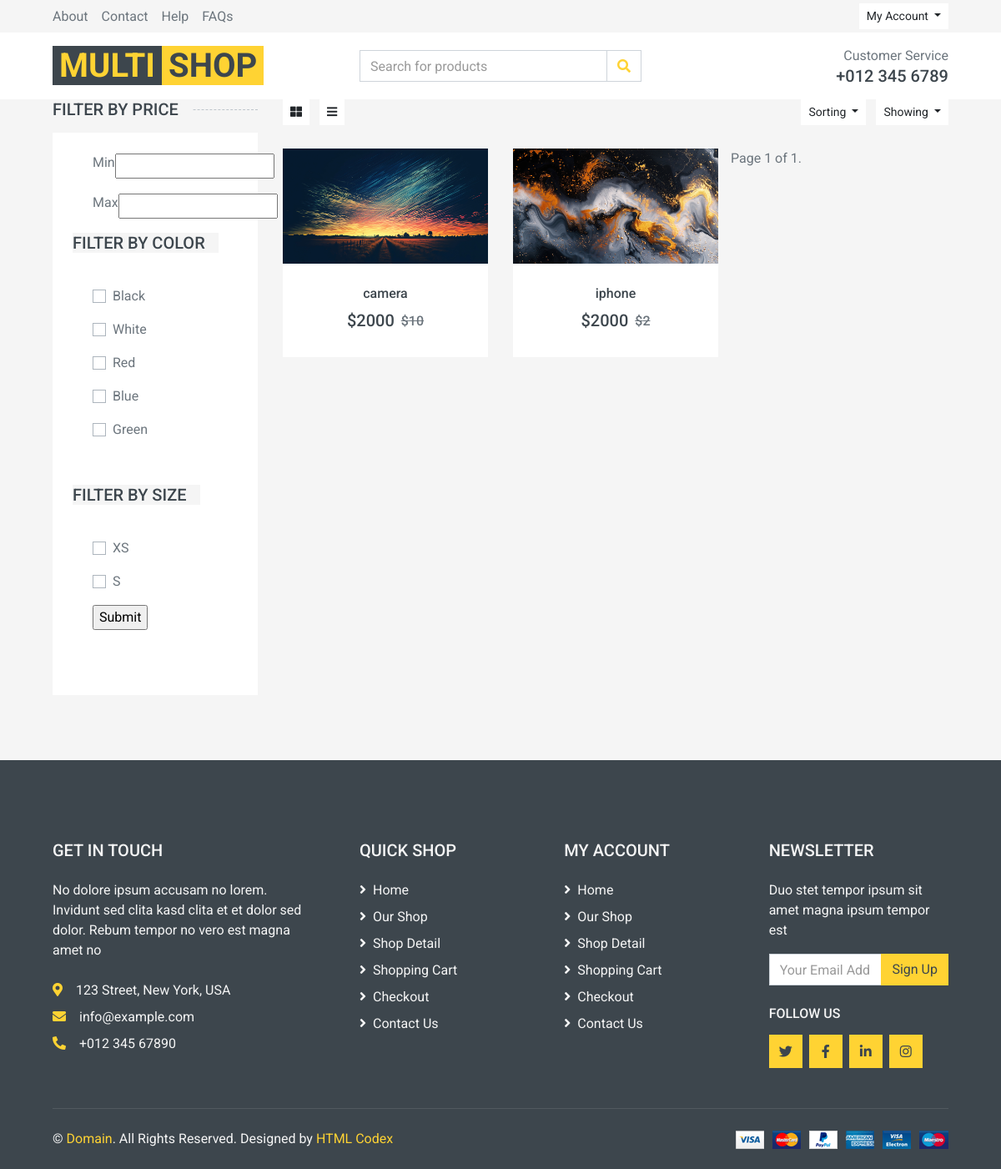
The page /product/all on the database as committed earlier.
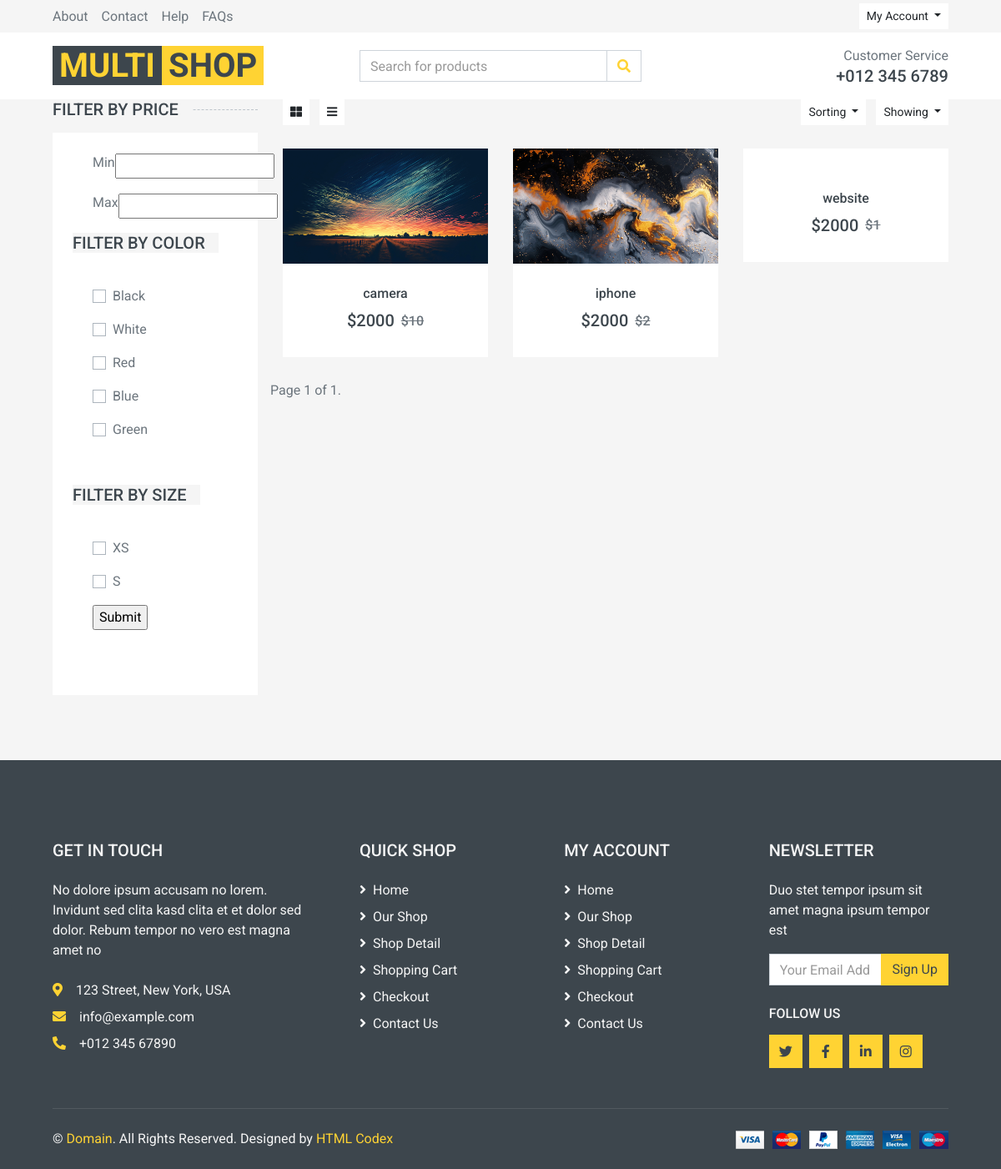
The same page on the database as committed later.
### product/models.py (models this page shows, shortened)
class Product(models.Model):
    category = models.ManyToManyField(Category, blank=True, null=True)
    title = models.CharField(max_length=30)
    description = models.TextField()
    price = models.IntegerField()
    discount = models.SmallIntegerField(blank=True, null=True)
    image = models.ImageField(upload_to="products")
    size = models.ManyToManyField(Size, blank=True, null=True, related_name="products")
    color = models.ManyToManyField(Colors, blank=True, null=True, related_name="products")

### product/views.py (the view)
# urls.py: path('all', views.ProductListView.as_view(), name="product_list"),
class ProductListView(ListView):
    model = Product
    template_name = 'product/product_list.html'
    context_object_name = 'products'
    paginate_by = 3
    def get_queryset(self):
        queryset = super().get_queryset()
        request = self.request
        colors = request.GET.getlist('color')
        sizes = request.GET.getlist('size')
        min_price, max_price = request.GET.get('min_price'), request.GET.get('max_price')
        queryset = Product.objects.all()
        if colors:
            queryset = queryset.filter(color__title__in=colors).distinct()
        if sizes:
            queryset = queryset.filter(size__title__in=sizes).distinct()
        if min_price and max_price:
            queryset = queryset.filter(price__lte=max_price, price__gte=min_price)
        return queryset

### product/templates/product/product_list.html (shortened to what the changed rows need)
{% extends 'base.html' %}
{% load static %}
{% load cache %}
{% block main %}
    <div class="container-fluid">
        <div class="col-lg-9 col-md-8">
            <div class="row pb-3">
                {% for object in object_list.all %}
                    <div class="col-lg-4 col-md-6 col-sm-6 pb-1">
                        <div class="product-item bg-light mb-4">
                            <div class="product-img position-relative overflow-hidden">
                                <img class="img-fluid w-100" src="{{ object.image.url }}" alt="">
                                <div class="product-action">
                                </div>
                            </div>
                            <div class="text-center py-4">
                                <a class="h6 text-decoration-none text-truncate" href="">{{ object.title }}</a>
                                <div class="d-flex align-items-center justify-content-center mt-2">
                                    <h5>${{ object.price }}</h5>
                                    <h6 class="text-muted ml-2">
                                        <del>${{ object.discount }}</del>
                                    </h6>
                                </div>
                            </div>
                        </div>
                    </div>
                {% endfor %}
            </div>
        </div>
    </div>
{% endblock %}

Rows that differ between the two databases and show on the page:
added Product: title "website", price "2000", discount "1"
